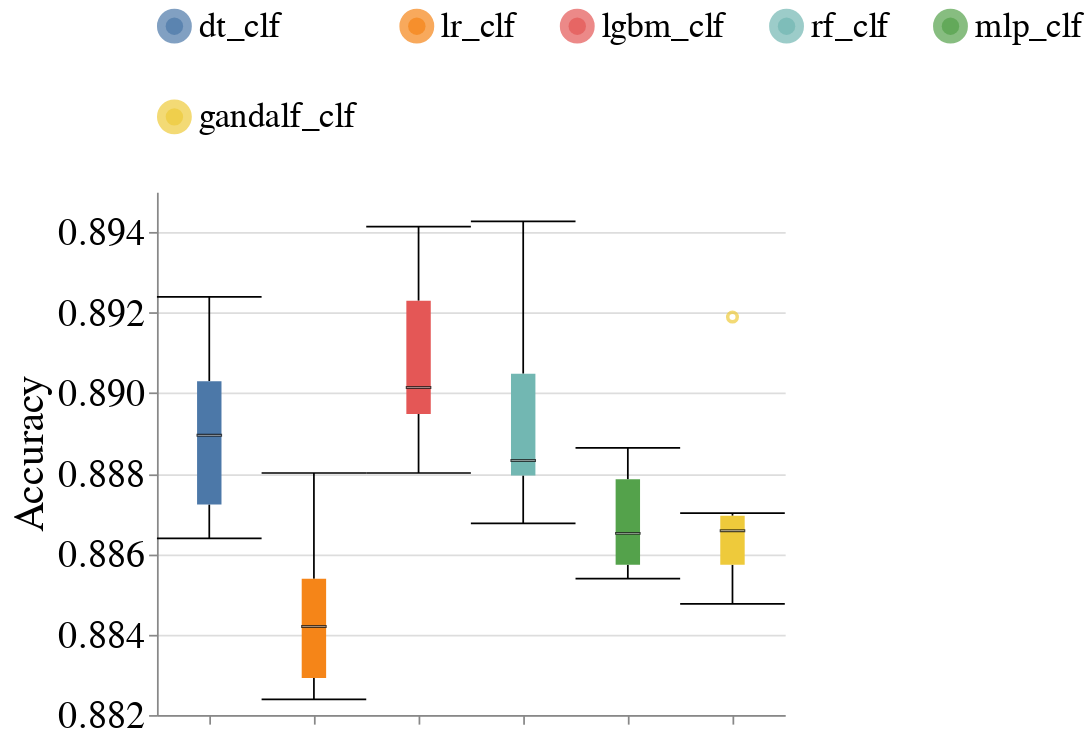

This figure's notebook cell:
### Markdown cell above
### Overall Metrics

### Code cell
create_box_plots_for_diff_baseline_models(dataset_name=DATASET_NAME,
                                          metric_name='Accuracy',
                                          db_client=db_client)

### Figure 1 — Vega-Lite specification as saved in the notebook (floating-point values rounded to 4 significant figures)
{"config": {"view": {"continuousWidth": 400, "continuousHeight": 300, "stroke": null}, "axis": {"labelFontSize": 22, "labelFontWeight": "normal", "titleFontSize": 24, "titleFontWeight": "normal"}, "facet": {"spacing": 10}, "header": {"labelFontSize": 20, "labelOrient": "bottom", "labelPadding": 5, "titleFontSize": 20}, "legend": {"columns": 5, "direction": "horizontal", "labelFontSize": 20, "labelLimit": 400, "orient": "top", "symbolStrokeWidth": 10, "titleAnchor": "middle", "titleFontSize": 22, "titleLimit": 300}, "title": {"fontSize": 20}}, "data": {"name": "data-d3e3912ba889f58196a3fbb1cacb23d2"}, "mark": {"type": "boxplot", "median": {"stroke": "black", "strokeWidth": 0.7}, "ticks": true}, "encoding": {"color": {"field": "Model_Name", "sort": ["dt_clf", "lr_clf", "lgbm_clf", "rf_clf", "mlp_clf"], "title": null, "type": "nominal"}, "x": {"axis": {"labels": false}, "field": "Model_Name", "sort": ["dt_clf", "lr_clf", "lgbm_clf", "rf_clf", "mlp_clf"], "title": null, "type": "nominal"}, "y": {"field": "Metric_Value", "scale": {"zero": false}, "title": "Accuracy", "type": "quantitative"}}, "width": 360, "$schema": "https://vega.github.io/schema/vega-lite/v4.17.0.json", "datasets": {"data-d3e3912ba889f58196a3fbb1cacb23d2": [{"Dataset_Name": "bank", "Null_Imputer_Name": "baseline", "Virny_Random_State": 100, "Model_Name": "dt_clf", "Subgroup": "overall", "Metric": "Accuracy", "Metric_Value": 0.8924}, {"Dataset_Name": "bank", "Null_Imputer_Name": "baseline", "Virny_Random_State": 100, "Model_Name": "lr_clf", "Subgroup": "overall", "Metric": "Accuracy", "Metric_Value": 0.888}, {"Dataset_Name": "bank", "Null_Imputer_Name": "baseline", "Virny_Random_State": 200, "Model_Name": "dt_clf", "Subgroup": "overall", "Metric": "Accuracy", "Metric_Value": 0.8864}, {"Dataset_Name": "bank", "Null_Imputer_Name": "baseline", "Virny_Random_State": 300, "Model_Name": "dt_clf", "Subgroup": "overall", "Metric": "Accuracy", "Metric_Value": 0.8879}, {"Dataset_Name": "bank", "Null_Imputer_Name": "baseline", "Virny_Random_State": 400, "Model_Name": "dt_clf", "Subgroup": "overall", "Metric": "Accuracy", "Metric_Value": 0.89}, {"Dataset_Name": "bank", "Null_Imputer_Name": "baseline", "Virny_Random_State": 500, "Model_Name": "dt_clf", "Subgroup": "overall", "Metric": "Accuracy", "Metric_Value": 0.8904}, {"Dataset_Name": "bank", "Null_Imputer_Name": "baseline", "Virny_Random_State": 600, "Model_Name": "dt_clf", "Subgroup": "overall", "Metric": "Accuracy", "Metric_Value": 0.887}, {"Dataset_Name": "bank", "Null_Imputer_Name": "baseline", "Virny_Random_State": 200, "Model_Name": "lr_clf", "Subgroup": "overall", "Metric": "Accuracy", "Metric_Value": 0.8858}, {"Dataset_Name": "bank", "Null_Imputer_Name": "baseline", "Virny_Random_State": 300, "Model_Name": "lr_clf", "Subgroup": "overall", "Metric": "Accuracy", "Metric_Value": 0.8825}, {"Dataset_Name": "bank", "Null_Imputer_Name": "baseline", "Virny_Random_State": 100, "Model_Name": "rf_clf", "Subgroup": "overall", "Metric": "Accuracy", "Metric_Value": 0.8943}, {"Dataset_Name": "bank", "Null_Imputer_Name": "baseline", "Virny_Random_State": 400, "Model_Name": "lr_clf", "Subgroup": "overall", "Metric": "Accuracy", "Metric_Value": 0.8841}, {"Dataset_Name": "bank", "Null_Imputer_Name": "baseline", "Virny_Random_State": 500, "Model_Name": "lr_clf", "Subgroup": "overall", "Metric": "Accuracy", "Metric_Value": 0.8843}, {"Dataset_Name": "bank", "Null_Imputer_Name": "baseline", "Virny_Random_State": 600, "Model_Name": "lr_clf", "Subgroup": "overall", "Metric": "Accuracy", "Metric_Value": 0.8824}, {"Dataset_Name": "bank", "Null_Imputer_Name": "baseline", "Virny_Random_State": 200, "Model_Name": "rf_clf", "Subgroup": "overall", "Metric": "Accuracy", "Metric_Value": 0.8881}, {"Dataset_Name": "bank", "Null_Imputer_Name": "baseline", "Virny_Random_State": 300, "Model_Name": "rf_clf", "Subgroup": "overall", "Metric": "Accuracy", "Metric_Value": 0.8879}, {"Dataset_Name": "bank", "Null_Imputer_Name": "baseline", "Virny_Random_State": 400, "Model_Name": "rf_clf", "Subgroup": "overall", "Metric": "Accuracy", "Metric_Value": 0.8868}, {"Dataset_Name": "bank", "Null_Imputer_Name": "baseline", "Virny_Random_State": 500, "Model_Name": "rf_clf", "Subgroup": "overall", "Metric": "Accuracy", "Metric_Value": 0.8911}, {"Dataset_Name": "bank", "Null_Imputer_Name": "baseline", "Virny_Random_State": 600, "Model_Name": "rf_clf", "Subgroup": "overall", "Metric": "Accuracy", "Metric_Value": 0.8885}, {"Dataset_Name": "bank", "Null_Imputer_Name": "baseline", "Virny_Random_State": 100, "Model_Name": "mlp_clf", "Subgroup": "overall", "Metric": "Accuracy", "Metric_Value": 0.8883}, {"Dataset_Name": "bank", "Null_Imputer_Name": "baseline", "Virny_Random_State": 500, "Model_Name": "mlp_clf", "Subgroup": "overall", "Metric": "Accuracy", "Metric_Value": 0.8864}, {"Dataset_Name": "bank", "Null_Imputer_Name": "baseline", "Virny_Random_State": 300, "Model_Name": "mlp_clf", "Subgroup": "overall", "Metric": "Accuracy", "Metric_Value": 0.8866}, {"Dataset_Name": "bank", "Null_Imputer_Name": "baseline", "Virny_Random_State": 200, "Model_Name": "mlp_clf", "Subgroup": "overall", "Metric": "Accuracy", "Metric_Value": 0.8854}, {"Dataset_Name": "bank", "Null_Imputer_Name": "baseline", "Virny_Random_State": 600, "Model_Name": "mlp_clf", "Subgroup": "overall", "Metric": "Accuracy", "Metric_Value": 0.8886}, {"Dataset_Name": "bank", "Null_Imputer_Name": "baseline", "Virny_Random_State": 400, "Model_Name": "mlp_clf", "Subgroup": "overall", "Metric": "Accuracy", "Metric_Value": 0.8855}, {"Dataset_Name": "bank", "Null_Imputer_Name": "baseline", "Virny_Random_State": 200, "Model_Name": "lgbm_clf", "Subgroup": "overall", "Metric": "Accuracy", "Metric_Value": 0.8929}, {"Dataset_Name": "bank", "Null_Imputer_Name": "baseline", "Virny_Random_State": 100, "Model_Name": "lgbm_clf", "Subgroup": "overall", "Metric": "Accuracy", "Metric_Value": 0.8941}, {"Dataset_Name": "bank", "Null_Imputer_Name": "baseline", "Virny_Random_State": 300, "Model_Name": "lgbm_clf", "Subgroup": "overall", "Metric": "Accuracy", "Metric_Value": 0.888}, {"Dataset_Name": "bank", "Null_Imputer_Name": "baseline", "Virny_Random_State": 400, "Model_Name": "lgbm_clf", "Subgroup": "overall", "Metric": "Accuracy", "Metric_Value": 0.8898}, {"Dataset_Name": "bank", "Null_Imputer_Name": "baseline", "Virny_Random_State": 600, "Model_Name": "lgbm_clf", "Subgroup": "overall", "Metric": "Accuracy", "Metric_Value": 0.8905}, {"Dataset_Name": "bank", "Null_Imputer_Name": "baseline", "Virny_Random_State": 500, "Model_Name": "lgbm_clf", "Subgroup": "overall", "Metric": "Accuracy", "Metric_Value": 0.8894}, {"Dataset_Name": "bank", "Null_Imputer_Name": "baseline", "Virny_Random_State": 100, "Model_Name": "gandalf_clf", "Subgroup": "overall", "Metric": "Accuracy", "Metric_Value": 0.8919}, {"Dataset_Name": "bank", "Null_Imputer_Name": "baseline", "Virny_Random_State": 300, "Model_Name": "gandalf_clf", "Subgroup": "overall", "Metric": "Accuracy", "Metric_Value": 0.8848}, {"Dataset_Name": "bank", "Null_Imputer_Name": "baseline", "Virny_Random_State": 500, "Model_Name": "gandalf_clf", "Subgroup": "overall", "Metric": "Accuracy", "Metric_Value": 0.8864}, {"Dataset_Name": "bank", "Null_Imputer_Name": "baseline", "Virny_Random_State": 200, "Model_Name": "gandalf_clf", "Subgroup": "overall", "Metric": "Accuracy", "Metric_Value": 0.8855}, {"Dataset_Name": "bank", "Null_Imputer_Name": "baseline", "Virny_Random_State": 400, "Model_Name": "gandalf_clf", "Subgroup": "overall", "Metric": "Accuracy", "Metric_Value": 0.8868}, {"Dataset_Name": "bank", "Null_Imputer_Name": "baseline", "Virny_Random_State": 600, "Model_Name": "gandalf_clf", "Subgroup": "overall", "Metric": "Accuracy", "Metric_Value": 0.887}]}}
